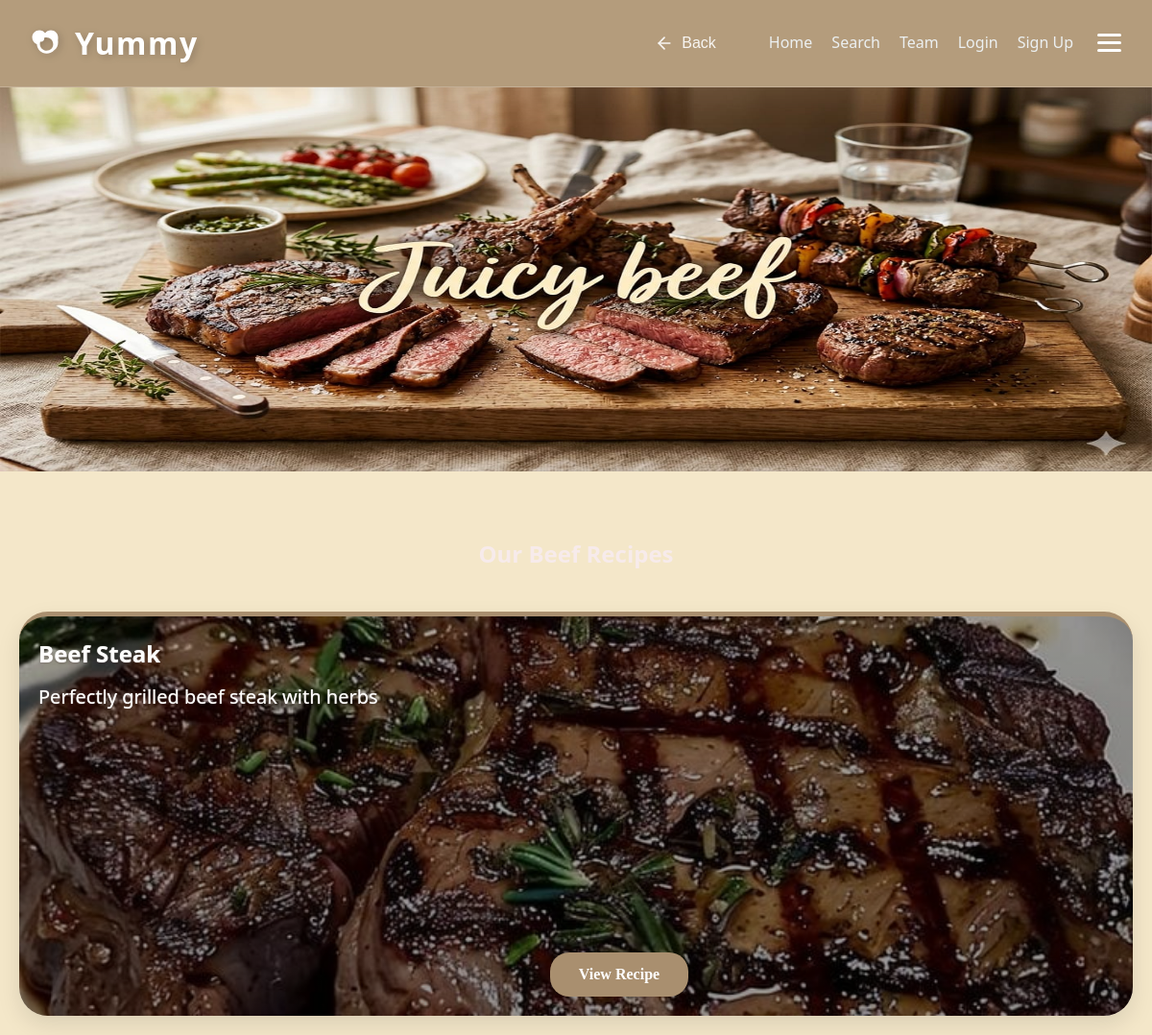
/beef/, run on the app's committed database.
### recipes/models.py (models this page shows, shortened)
class Recipe(models.Model):
    DIET_CHOICES = [
        ('all', 'General / Non-Specific'),
        ('keto', 'Keto Friendly'),
        ('vegan', 'Vegan / Vegetarian'),
        ('protein', 'High Protein'),
        ('gluten-free', 'Gluten-Free'),
    ]
    title = models.CharField(max_length=200, verbose_name="Recipe Title")
    slug = models.SlugField(unique=True, blank=True, null=True)
    description = models.TextField(help_text="Briefly describe the dish")
    ingredients = models.TextField(help_text="Separate ingredients with a comma or new line")
    instructions = models.TextField()
    image = models.ImageField(upload_to='recipes/%Y/%m/%d/', default='default_recipe.jpg')
    category = models.ForeignKey(Category, on_delete=models.SET_NULL, null=True, related_name='recipes')
    author = models.ForeignKey(User, on_delete=models.CASCADE, related_name='my_recipes')
    diet_type = models.CharField(max_length=20, choices=DIET_CHOICES, default='all',null=True,blank=True)
    prep_time = models.PositiveIntegerField(default=30, help_text="Preparation time in minutes",null=True,blank=True)
    calories = models.PositiveIntegerField(default=500, help_text="Calories per serving",null=True,blank=True)
    created_at = models.DateTimeField(auto_now_add=True)
    updated_at = models.DateTimeField(auto_now=True)
    class Meta:
        ordering = ['-created_at']
        verbose_name = "Recipe"
        verbose_name_plural = "Recipes"

### recipes/views.py (the view, shortened to what this page needs)
# urls.py: path("beef/", views.category_detail, {'category_name': 'Beef'}, name="beef"),
def category_detail(request, category_name):
    category_slug = category_name.lower().replace("-", " ").strip()
    favorite_recipe_ids = []
    if request.user.is_authenticated:
        favorite_recipe_ids = Favorite.objects.filter(user=request.user).values_list('recipe_id', flat=True)
    category_obj = get_object_or_404(Category, name__iexact=category_slug)
    recipes = Recipe.objects.filter(category=category_obj)
    category_slug = category_slug.lower()
    clean_name = category_slug.replace(" ", "_").replace("-", "_")
    simple_name = category_slug.replace(" ", "").replace("-", "")
    hub_templates = {
        'bakery': 'recipes/bakery/bakery.html',
        'main dish': 'recipes/main_dish/maindish.html',
        'healthy': 'recipes/healthy/Healthy Food.html',
        'drinks': 'recipes/drinks/drinks.html',
        'dessert': 'recipes/desserts/dessert.html',
        'appetizers': 'recipes/appetizers/appetizers.html',
    }
    template_name = hub_templates.get(category_slug)
    if not template_name:
        possible_templates = [
            f"recipes/{clean_name}/{clean_name}.html",
            f"recipes/{clean_name}/{simple_name}.html",
            f"recipes/main_dish/{clean_name}.html",
            f"recipes/main_dish/{simple_name}.html",
            f"recipes/bakery/{clean_name}.html",
            f"recipes/bakery/{simple_name}.html",
            f"recipes/{clean_name}s/{clean_name}.html",
            f"recipes/drinks/{clean_name}.html",
            f"recipes/desserts/{clean_name}.html",
            f"recipes/bakery/macrons.html" if clean_name == "macarons" else None,
        ]
        possible_templates = [t for t in possible_templates if t]
        template_name = None
        for t in possible_templates:
            try:
                get_template(t)
                template_name = t
                break
            except TemplateDoesNotExist:
                continue
        if not template_name:
            template_name = "recipes/recipes.html"
    return render(request, template_name, {
        "recipes": recipes,
        "category": category_obj.name,
        "category_obj": category_obj,
        "favorite_recipe_ids": favorite_recipe_ids
    })

### recipes/templates/recipes/main_dish/beef.html (shortened to what this page needs)
{% load static %}
<!DOCTYPE html>
<html lang="en">
<head>
    <link rel="stylesheet" href="{% static 'css/style.css' %}" />
    <link rel="stylesheet" href="{% static 'css/maindish.css' %}">
</head>
<body>
    <div id="navbar">
                <nav class="main-nav">
            <div class="nav-left">
                <a href="{% url 'home' %}" class="logo" style="text-decoration: none;">
                    Yummy
                </a>
            </div>
            <div class="nav-right">
                <button class="nav-back-btn" onclick="window.history.back()" aria-label="Go Back">
                    <svg width="20" height="20" viewBox="0 0 24 24" fill="none" stroke="currentColor" stroke-width="2" stroke-linecap="round" stroke-linejoin="round">
                        <line x1="19" y1="12" x2="5" y2="12"></line>
                        <polyline points="12 19 5 12 12 5"></polyline>
                    </svg>
                    <span>Back</span>
                </button>
                <ul class="nav-links">
                    <li><a href="{% url 'home' %}">Home</a></li>
                    <li><a href="{% url 'search' %}">Search</a></li>
                    <li><a href="{% url 'cover' %}">Team</a></li>
                    {% if user.is_authenticated %}
                        <li><a href="{% url 'favorites' %}">Favorites</a></li>
                        {% if user.is_staff %}
                            <li><a href="{% url 'admin_recipe' %}">Admin</a></li>
                            <li><a href="{% url 'add_recipe' %}">Add Recipe</a></li>
                        {% endif %}
                        <li><a href="{% url 'logout' %}">Logout</a></li>
                    {% else %}
                        <li><a href="{% url 'login' %}">Login</a></li>
                        <li><a href="{% url 'signup' %}">Sign Up</a></li>
                    {% endif %}
                </ul>
                <div class="menu-icon" id="menu-icon-btn">
                    <div class="bar"></div>
                    <div class="bar"></div>
                    <div class="bar"></div>
                </div>
            </div>
        </nav>
    </div>
    <div class="banner">
        <img src="{% static 'maindish/jucybeef.jfif' %}" style="width:100%; height:400px; margin-bottom:30px;">
    </div>
    <h2 class="h2">Our Beef Recipes</h2>
    <div class="recipes-container">
        {% for recipe in recipes %}
        <div class="recipe-card" id="recipe-{{ recipe.pk }}"
            style="background-image: linear-gradient(rgba(0,0,0,0.3), rgba(0,0,0,0.4)), url('{{ recipe.image.url }}'); background-size: cover; background-position: center;"
            onclick="openCard(event, 'recipe-{{ recipe.pk }}-card')">
            <h2>{{ recipe.title }}</h2>
            <p>{{ recipe.description|truncatewords:15 }}</p>
            <a href="javascript:void(0)" class="btn-main" onclick="openCard(event, 'recipe-{{ recipe.pk }}-card')">View
                Recipe</a>
        </div>
        {% empty %}
        <p style="text-align: center; grid-column: 1/-1;">No beef recipes found yet. Add some in the Admin panel!</p>
        {% endfor %}
    </div>
</body>
</html>

### recipes/static/css/style.css (style rules this page uses)
:root { --cashmere-brown: #B79986; --silk-white: #f2e7df; --biscuit-glaze: #DCC4B5; --dark-oak: #4E443F; --pure-white: #ffffff; --primary-color: var(--cashmere-brown); --primary-hover: var(--biscuit-glaze); --bg-color: var(--silk-white); --card-bg: var(--pure-white); --text-main: var(--dark-oak); --text-muted: #8E827C; --border-radius: 12px; --shadow-lg: 0 8px 20px rgba(183, 153, 134, 0.1); --transition: all 0.3s ease; }
* { margin: 0; padding: 0; box-sizing: border-box; }
body { font-family: "Segoe UI", Tahoma, Geneva, Verdana, sans-serif; line-height: 1.6; background-color: var(--bg-color); color: var(--text-main); }
#navbar { position: sticky; top: 0; z-index: 1000; background-color: color-mix(in srgb, var(--primary-color) 85%, transparent); backdrop-filter: blur(12px); -webkit-backdrop-filter: blur(12px); border-bottom: 1px solid rgba(255, 255, 255, 0.2); box-shadow: 0 8px 32px color-mix(in srgb, var(--primary-color) 20%, transparent); padding: 1.2rem 2rem; transition: var(--transition); }
.main-nav { display: flex; justify-content: space-between; align-items: center; max-width: 1200px; margin: 0 auto; }
.nav-right { display: flex; align-items: center; gap: 25px; }
.logo { display: flex; align-items: center; gap: 10px; color: #fff; font-size: 2rem; font-weight: 900; letter-spacing: 1.5px; text-shadow: 2px 2px 8px rgba(0, 0, 0, 0.2); transition: transform 0.3s ease; }
.logo svg { width: 36px; height: 36px; filter: drop-shadow(2px 2px 4px rgba(0, 0, 0, 0.2)); }
.nav-left { display: flex; align-items: center; }
.nav-back-btn { display: flex; align-items: center; gap: 8px; background: transparent !important; color: white !important; border: none; font-weight: 500; font-size: 1rem; cursor: pointer; padding: 5px 10px; border-radius: 8px; transition: var(--transition); opacity: 0.9; }
.nav-back-btn svg { transition: transform 0.3s ease; }
.nav-links { display: flex; list-style: none; }
.nav-links li { margin-left: 20px; }
.nav-links a { color: #ecf0f1; text-decoration: none; font-weight: 500; position: relative; padding-bottom: 4px; transition: var(--transition); }
.nav-links a::after { content: ''; position: absolute; width: 0; height: 2px; bottom: 0; left: 0; background-color: var(--primary-hover); transition: width 0.3s ease; }
button, .btn-main { background-color: var(--primary-color) !important; color: white !important; padding: 12px 25px; border: none; border-radius: var(--input-radius); font-weight: bold; cursor: pointer; transition: var(--transition); text-decoration: none; display: inline-block; text-align: center; }
.recipes-container { display: grid; grid-template-columns: repeat( 3,1fr); gap: 25px; padding: 20px; max-width: 1200px; margin: 0 auto; }
.recipe-card { background: var(--card-bg); border-radius: var(--border-radius); padding: 25px; box-shadow: var(--shadow-lg); transition: var(--transition); border-top: 5px solid var(--primary-color); }
.nav-links { display: flex !important; list-style: none; }
.menu-icon { cursor: pointer; display: flex; flex-direction: column; justify-content: center; gap: 5px; transition: transform 0.3s ease; }
.bar { width: 25px; height: 3px; background-color: white; border-radius: 2px; transition: background-color 0.3s ease; }
.recipes-container { display: grid; grid-template-columns: repeat(3, 1fr); gap: 35px; padding: 25px; max-width: 1200px; margin: 0 auto; }

### data on the page
Recipe: image (picture), title "Beef Steak", description "Perfectly grilled beef steak with herbs"
